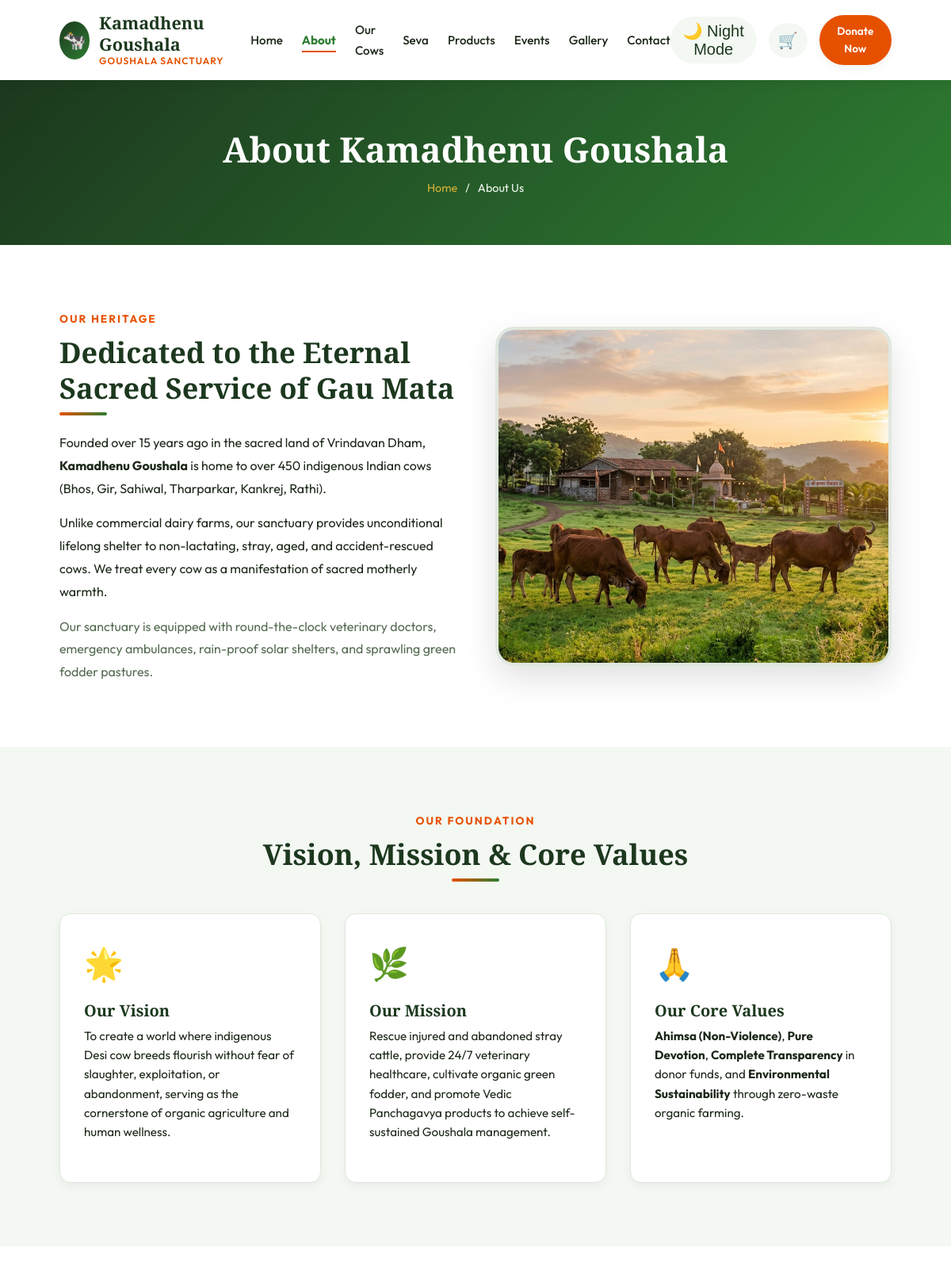
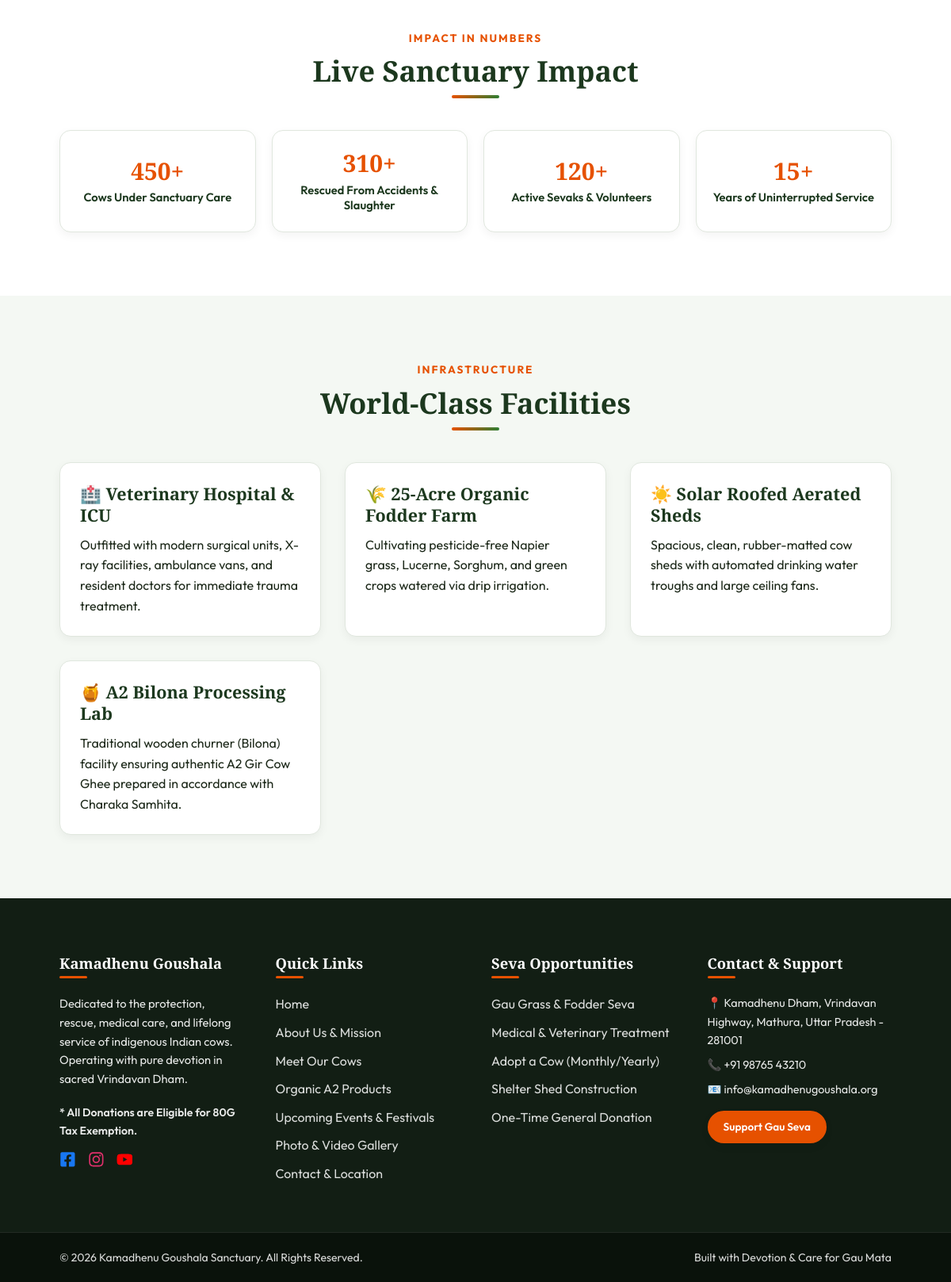
The app's page /pages/about.php with its own data (2 pictures, top to bottom).
### tables this page shows
CREATE TABLE IF NOT EXISTS `site_settings` (
  `setting_key` VARCHAR(50) PRIMARY KEY,
  `setting_value` TEXT NOT NULL
);

### includes/auth.php (called while the page is built, shortened)
<?php
require_once __DIR__ . '/db.php';
require_once __DIR__ . '/functions.php';
function get_base_url() {
    $scriptName = $_SERVER['SCRIPT_NAME'] ?? '';
    return '/';
}

### includes/functions.php (called while the page is built, shortened)
<?php
function get_setting($key, $default = '') {
    global $pdo;
    try {
        $stmt = $pdo->prepare("SELECT setting_value FROM site_settings WHERE setting_key = ?");
        $stmt->execute([$key]);
        $res = $stmt->fetchColumn();
        return $res !== false ? $res : $default;
    } catch (Exception $e) {
        return $default;
    }
}

### pages/about.php (the view, shortened to what this page needs)
<?php
require_once __DIR__ . '/../includes/header.php';
?>
<div class="page-banner">
  <div class="container">
    <h1>About Kamadhenu Goushala</h1>
    <div class="breadcrumb">
      <a href="<?= $baseUrl ?>index.php">Home</a> / <span>About Us</span>
    </div>
  </div>
</div>
<section class="section-padding bg-white">
  <div class="container">
    <div style="display: grid; grid-template-columns: repeat(auto-fit, minmax(320px, 1fr)); gap: 50px; align-items: center;">
      <div>
        <span class="section-subtitle">OUR HERITAGE</span>
        <h2 class="section-title">Dedicated to the Eternal Sacred Service of Gau Mata</h2>
        <p style="margin-bottom: 15px; color: var(--text-dark); line-height: 1.8;">
          Founded over 15 years ago in the sacred land of Vrindavan Dham, <strong>Kamadhenu Goushala</strong> is home to over 450 indigenous Indian cows (Bhos, Gir, Sahiwal, Tharparkar, Kankrej, Rathi).
        </p>
        <p style="margin-bottom: 15px; color: var(--text-dark); line-height: 1.8;">
          Unlike commercial dairy farms, our sanctuary provides unconditional lifelong shelter to non-lactating, stray, aged, and accident-rescued cows. We treat every cow as a manifestation of sacred motherly warmth.
        </p>
        <p style="color: var(--text-muted); line-height: 1.8;">
          Our sanctuary is equipped with round-the-clock veterinary doctors, emergency ambulances, rain-proof solar shelters, and sprawling green fodder pastures.
        </p>
      </div>
      <div>
        <div style="border-radius: var(--radius-lg); overflow: hidden; box-shadow: var(--shadow-lg); border: 4px solid var(--border-light);">
          <img src="<?= $baseUrl ?>images/hero/about-hero.jpg" alt="Kamadhenu Goushala Pasture" onerror="this.src='https://images.unsplash.com/photo-1546445317-29f4545f9d52?auto=format&fit=crop&w=800&q=80'" style="width:100%; height:420px; object-fit:cover;">
        </div>
      </div>
    </div>
  </div>
</section>
<section class="section-padding bg-light">
  <div class="container">
    <div class="text-center" style="max-width: 600px; margin: 0 auto 40px auto;">
      <span class="section-subtitle">OUR FOUNDATION</span>
      <h2 class="section-title center">Vision, Mission & Core Values</h2>
    </div>
    <div class="card-grid">
      <div class="card" style="padding: 30px;">
        <div style="font-size: 2.5rem; color: var(--accent-orange); margin-bottom: 15px;">🌟</div>
        <h3 class="card-title">Our Vision</h3>
        <p class="card-text">
          To create a world where indigenous Desi cow breeds flourish without fear of slaughter, exploitation, or abandonment, serving as the cornerstone of organic agriculture and human wellness.
        </p>
      </div>
      <div class="card" style="padding: 30px;">
        <div style="font-size: 2.5rem; color: var(--primary-green); margin-bottom: 15px;">🌿</div>
        <h3 class="card-title">Our Mission</h3>
        <p class="card-text">
          Rescue injured and abandoned stray cattle, provide 24/7 veterinary healthcare, cultivate organic green fodder, and promote Vedic Panchagavya products to achieve self-sustained Goushala management.
        </p>
      </div>
      <div class="card" style="padding: 30px;">
        <div style="font-size: 2.5rem; color: var(--primary-dark); margin-bottom: 15px;">🙏</div>
        <h3 class="card-title">Our Core Values</h3>
        <p class="card-text">
          <strong>Ahimsa (Non-Violence)</strong>, <strong>Pure Devotion</strong>, <strong>Complete Transparency</strong> in donor funds, and <strong>Environmental Sustainability</strong> through zero-waste organic farming.
        </p>
      </div>
    </div>
  </div>
</section>
<section class="section-padding bg-white">
  <div class="container">
    <div class="text-center" style="max-width: 600px; margin: 0 auto 30px auto;">
      <span class="section-subtitle">IMPACT IN NUMBERS</span>
      <h2 class="section-title center">Live Sanctuary Impact</h2>
    </div>
    <div class="stats-grid">
      <div class="stat-box">
        <div class="stat-number"><?= htmlspecialchars(get_setting('total_cows_count', '450')) ?>+</div>
        <div class="stat-label">Cows Under Sanctuary Care</div>
      </div>
      <div class="stat-box">
        <div class="stat-number"><?= htmlspecialchars(get_setting('rescued_cows_count', '310')) ?>+</div>
        <div class="stat-label">Rescued From Accidents & Slaughter</div>
      </div>
      <div class="stat-box">
        <div class="stat-number"><?= htmlspecialchars(get_setting('volunteers_count', '120')) ?>+</div>
        <div class="stat-label">Active Sevaks & Volunteers</div>
      </div>
      <div class="stat-box">
        <div class="stat-number"><?= htmlspecialchars(get_setting('years_of_service', '15')) ?>+</div>
        <div class="stat-label">Years of Uninterrupted Service</div>
      </div>
    </div>
  </div>
</section>
<section class="section-padding bg-light">
  <div class="container">
    <div class="text-center" style="max-width: 600px; margin: 0 auto 40px auto;">
      <span class="section-subtitle">INFRASTRUCTURE</span>
      <h2 class="section-title center">World-Class Facilities</h2>
    </div>
    <div class="card-grid">
      <div class="card" style="padding: 25px;">
        <h4>🏥 Veterinary Hospital & ICU</h4>
        <p>Outfitted with modern surgical units, X-ray facilities, ambulance vans, and resident doctors for immediate trauma treatment.</p>
      </div>
      <div class="card" style="padding: 25px;">
        <h4>🌾 25-Acre Organic Fodder Farm</h4>
        <p>Cultivating pesticide-free Napier grass, Lucerne, Sorghum, and green crops watered via drip irrigation.</p>
      </div>
      <div class="card" style="padding: 25px;">
        <h4>☀️ Solar Roofed Aerated Sheds</h4>
        <p>Spacious, clean, rubber-matted cow sheds with automated drinking water troughs and large ceiling fans.</p>
      </div>
      <div class="card" style="padding: 25px;">
        <h4>🍯 A2 Bilona Processing Lab</h4>
        <p>Traditional wooden churner (Bilona) facility ensuring authentic A2 Gir Cow Ghee prepared in accordance with Charaka Samhita.</p>
      </div>
    </div>
  </div>
</section>
<?php require_once __DIR__ . '/../includes/footer.php'; ?>

### includes/header.php (shortened to what this page needs)
<?php
require_once __DIR__ . '/db.php';
require_once __DIR__ . '/functions.php';
require_once __DIR__ . '/auth.php';
$baseUrl = get_base_url();
?>
<!DOCTYPE html>
<html lang="en">
<head>
  <link rel="stylesheet" href="<?= $baseUrl ?>css/style.css?v=<?= time() ?>">
</head>
<body>
<?php include __DIR__ . '/navbar.php'; ?>
<main class="main-content">

### includes/navbar.php (shortened to what this page needs)
<?php
$scriptName = basename($_SERVER['SCRIPT_NAME']);
$currentDir = basename(dirname($_SERVER['SCRIPT_NAME']));
function isActive($page, $dir = '') {
    global $scriptName, $currentDir;
    return ($scriptName === $page) ? 'active' : '';
}
?>
<header class="navbar-wrapper">
  <div class="container">
    <nav class="navbar">
      <a href="<?= $baseUrl ?>index.php" class="logo-brand">
        <?php $customLogoImg = get_setting('site_logo_image', ''); ?>
        <?php if (!empty($customLogoImg)): ?>
          <img src="<?= $baseUrl . htmlspecialchars($customLogoImg) ?>" alt="Logo" style="height:48px; width:auto; max-width:140px; object-fit:contain;">
        <?php else: ?>
          <div class="logo-icon"><?= htmlspecialchars(get_setting('site_logo_icon', '🐄')) ?></div>
        <?php endif; ?>
        <div class="logo-text">
          <h2><?= htmlspecialchars(get_setting('site_name', 'Kamadhenu')) ?></h2>
          <p><?= htmlspecialchars(get_setting('site_logo_subtext', 'GOUSHALA SANCTUARY')) ?></p>
        </div>
      </a>
      <ul class="nav-menu">
        <li><a href="<?= $baseUrl ?>index.php" class="nav-link <?= isActive('index.php') ?>">Home</a></li>
        <li><a href="<?= $baseUrl ?>pages/about.php" class="nav-link <?= isActive('about.php', 'pages') ?>">About</a></li>
        <li><a href="<?= $baseUrl ?>pages/cows.php" class="nav-link <?= isActive('cows.php', 'pages') ?>">Our Cows</a></li>
        <li><a href="<?= $baseUrl ?>pages/seva.php" class="nav-link <?= isActive('seva.php', 'pages') ?>">Seva</a></li>
        <li><a href="<?= $baseUrl ?>pages/products.php" class="nav-link <?= isActive('products.php', 'pages') ?>">Products</a></li>
        <li><a href="<?= $baseUrl ?>pages/events.php" class="nav-link <?= isActive('events.php', 'pages') ?>">Events</a></li>
        <li><a href="<?= $baseUrl ?>pages/gallery.php" class="nav-link <?= isActive('gallery.php', 'pages') ?>">Gallery</a></li>
        <li><a href="<?= $baseUrl ?>pages/contact.php" class="nav-link <?= isActive('contact.php', 'pages') ?>">Contact</a></li>
      </ul>
      <div class="nav-actions">
        <button id="theme-toggle" class="theme-toggle-btn" aria-label="Toggle Dark Mode" title="Toggle Dark Mode">
        </button>
        <a href="<?= $baseUrl ?>pages/cart.php" class="cart-icon-btn" title="Shopping Cart">
          🛒
        </a>
        <a href="<?= $baseUrl ?>pages/donate.php" class="btn btn-primary btn-sm">Donate Now</a>
      </div>
    </nav>
  </div>
</header>

### includes/footer.php (shortened to what this page needs)
</main>
<footer>
  <div class="container">
    <div class="footer-grid">
      <div class="footer-col">
        <h4><?= htmlspecialchars(get_setting('site_name', 'Kamadhenu Goushala')) ?></h4>
        <p style="color: rgba(255,255,255,0.8); font-size: 0.92rem; margin-bottom: 20px;">
          <?= htmlspecialchars(get_setting('footer_about_text', 'Dedicated to the protection, rescue, medical care, and lifelong service of indigenous Indian cows. Operating with pure devotion in sacred Vrindavan Dham.')) ?>
        </p>
        <p style="color: var(--accent-orange); font-size: 0.88rem; font-weight: 600; margin-bottom: 15px;">
          * All Donations are Eligible for 80G Tax Exemption.
        </p>
        <div class="footer-social" style="display: flex; gap: 15px; margin-top: 15px;">
          <a href="<?= htmlspecialchars(get_setting('facebook_url', 'https://facebook.com')) ?>" class="social-fb" target="_blank" title="Facebook" style="color: rgba(255,255,255,0.8); font-size: 1.3rem; transition: color 0.2s; display: flex; align-items: center;"></a>
          <a href="<?= htmlspecialchars(get_setting('instagram_url', 'https://instagram.com')) ?>" class="social-ig" target="_blank" title="Instagram" style="color: rgba(255,255,255,0.8); font-size: 1.3rem; transition: color 0.2s; display: flex; align-items: center;"></a>
          <a href="<?= htmlspecialchars(get_setting('youtube_url', 'https://youtube.com')) ?>" class="social-yt" target="_blank" title="YouTube" style="color: rgba(255,255,255,0.8); font-size: 1.3rem; transition: color 0.2s; display: flex; align-items: center;"></a>
        </div>
      </div>
      <div class="footer-col">
        <h4>Quick Links</h4>
        <ul class="footer-links">
          <li><a href="<?= $baseUrl ?>index.php">Home</a></li>
          <li><a href="<?= $baseUrl ?>pages/about.php">About Us & Mission</a></li>
          <li><a href="<?= $baseUrl ?>pages/cows.php">Meet Our Cows</a></li>
          <li><a href="<?= $baseUrl ?>pages/products.php">Organic A2 Products</a></li>
          <li><a href="<?= $baseUrl ?>pages/events.php">Upcoming Events & Festivals</a></li>
          <li><a href="<?= $baseUrl ?>pages/gallery.php">Photo & Video Gallery</a></li>
          <li><a href="<?= $baseUrl ?>pages/contact.php">Contact & Location</a></li>
        </ul>
      </div>
      <div class="footer-col">
        <h4>Seva Opportunities</h4>
        <ul class="footer-links">
          <li><a href="<?= $baseUrl ?>pages/seva.php">Gau Grass & Fodder Seva</a></li>
          <li><a href="<?= $baseUrl ?>pages/seva.php">Medical & Veterinary Treatment</a></li>
          <li><a href="<?= $baseUrl ?>pages/adopt.php">Adopt a Cow (Monthly/Yearly)</a></li>
          <li><a href="<?= $baseUrl ?>pages/seva.php">Shelter Shed Construction</a></li>
          <li><a href="<?= $baseUrl ?>pages/donate.php">One-Time General Donation</a></li>
        </ul>
      </div>
      <div class="footer-col">
        <h4>Contact & Support</h4>
        <p style="color: rgba(255,255,255,0.8); font-size: 0.9rem; margin-bottom: 8px;">
          📍 <?= htmlspecialchars(get_setting('contact_address', 'Vrinda Dham, Mathura, UP - 281001')) ?>
        </p>
        <p style="color: rgba(255,255,255,0.8); font-size: 0.9rem; margin-bottom: 8px;">
          📞 <?= htmlspecialchars(get_setting('contact_phone', '+91 98765 43210')) ?>
        </p>
        <p style="color: rgba(255,255,255,0.8); font-size: 0.9rem; margin-bottom: 15px;">
          📧 <?= htmlspecialchars(get_setting('contact_email', 'info@kamadhenugoushala.org')) ?>
        </p>
        <a href="<?= $baseUrl ?>pages/donate.php" class="btn btn-primary btn-sm">Support Gau Seva</a>
      </div>
    </div>
  </div>
  <div class="footer-bottom">
    <div class="container">
      <p>&copy; <?= date('Y') ?> <?= htmlspecialchars(get_setting('footer_copyright_text', get_setting('site_name', 'Kamadhenu Goushala') . ' Sanctuary. All Rights Reserved.')) ?></p>
      <p>Built with Devotion & Care for Gau Mata</p>
    </div>
  </div>
</footer>
</body>
</html>

### records on screen
site_settings: setting_value "Kamadhenu Goushala", setting_value "Kamadhenu Goushala Sanctuary. All Rights Reserved."
site_settings: setting_value "450"
site_settings: setting_value "310"
site_settings: setting_value "120"
site_settings: setting_value "15"
site_settings: setting_value "Kamadhenu Dham, Vrindavan Highway, Mathura, Uttar Pradesh - 281001"
site_settings: setting_value "+91 98765 43210"
site_settings: setting_value "info@kamadhenugoushala.org"

### other values on screen
get_setting('site_logo_icon', '🐄') "🐄"
get_setting('site_logo_subtext', 'GOUSHALA SANCTUARY') "GOUSHALA SANCTUARY"
